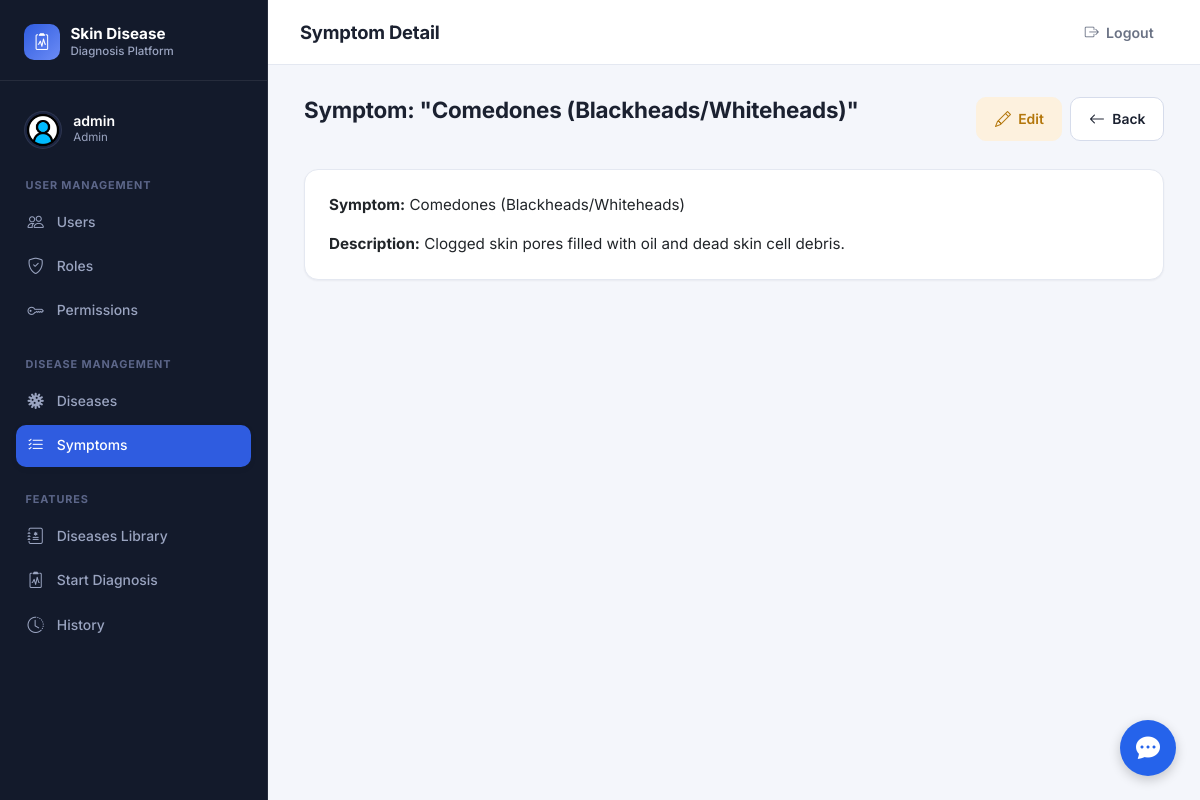
Screenshot of /facts/20 (signed in) with the database file from the repository.
### app/models/user.py (models this page shows, shortened)
class User(UserMixin, db.Model):
    __tablename__ = "users"
    id = db.Column(db.Integer, primary_key=True)
    username = db.Column(db.String(80), unique=True, nullable=False)
    email = db.Column(db.String(120), unique=True, nullable=False)
    full_name = db.Column(db.String(120), nullable=False)
    phone_number = db.Column(db.String(15), unique=True, nullable=False)
    is_active = db.Column(db.Boolean, default=True, nullable=False)
    password_hash = db.Column(db.String(255), nullable=False)
    picture = db.Column(db.String(255))
    created_at = db.Column(db.DateTime, default=datetime.utcnow, nullable=False)
    updated_at = db.Column(db.DateTime, default=datetime.utcnow, onupdate=datetime.utcnow, nullable=False)
    roles = db.relationship("Role", secondary=user_roles, back_populates="users")
    diagnoses = db.relationship("Diagnose", secondary=user_diagnoses, back_populates="users")
    def has_role(self, role_name: str) -> bool:
        return any(role.name == role_name for role in self.roles)
    @property
    def is_admin(self) -> bool:
        return self.has_role("Admin")

### app/models/role.py (models this page shows, shortened)
class Role(db.Model):
    __tablename__ = "roles"
    id = db.Column(db.Integer, primary_key=True)
    name = db.Column(db.String(80), unique=True, nullable=False)
    description = db.Column(db.String(255))
    created_at = db.Column(db.DateTime, default=datetime.utcnow, nullable=False)
    updated_at = db.Column(db.DateTime, default=datetime.utcnow, onupdate=datetime.utcnow, nullable=False)
    users = db.relationship("User", secondary=user_roles, back_populates="roles")
    permissions = db.relationship("Permission", secondary=role_permissions, back_populates="roles")

### app/models/fact.py (models this page shows, shortened)
class Fact(db.Model):
    __tablename__ = "facts"
    id = db.Column(db.Integer, primary_key=True)
    symptom = db.Column(db.String(80), unique=True, nullable=False)
    description = db.Column(db.String(255))
    created_at = db.Column(db.DateTime, default=datetime.utcnow, nullable=False)
    updated_at = db.Column(
        db.DateTime,
        default=datetime.utcnow,
        onupdate=datetime.utcnow,
        nullable=False
    )
    rule_facts = db.relationship("RuleFact", back_populates="fact", cascade="all, delete-orphan")
    diagnose_facts = db.relationship("DiagnoseFact", back_populates="fact", cascade="all, delete-orphan")

### app/routes/fact_routes.py (the view)
@fact_bp.route("/<int:fact_id>")
@login_required
def detail(fact_id: int):
    fact = FactService.get_fact_by_id(fact_id)
    if fact is None:
        abort(404)
    return render_template("facts/detail.html", fact=fact)

### app/services/fact_service.py (called while the page is built)
    @staticmethod
    def get_fact_by_id(fact_id: int) -> Optional[Fact]:
        return Fact.query.get(fact_id)

### app/templates/facts/detail.html (shortened to what this page needs)
{% extends "layouts/base.html" %}
{% block page_title %}Symptom Detail{% endblock %}
{% block content %}
<div class="page-header">
    <h1 class="mb-0">Symptom: "{{ fact.symptom }}"</h1>
    <div class="d-flex gap-2">
        <a href="{{ url_for('facts.edit', fact_id=fact.id) }}" class="btn btn-warning">
            <i class="bi bi-pencil"></i> Edit
        </a>
        <a href="{{ url_for('facts.index') }}" class="btn btn-secondary">
            <i class="bi bi-arrow-left"></i> Back
        </a>
    </div>
</div>
<div class="card">
    <div class="card-body p-4">
        <p><strong>Symptom:</strong> {{ fact.symptom }}</p>
        <p class="mb-0"><strong>Description:</strong> {{ fact.description or '-' }}</p>
    </div>
</div>
{% endblock %}

### app/templates/layouts/base.html (shortened to what this page needs)
<!DOCTYPE html>
<html lang="en">
<head>
    <link href="https://cdn.jsdelivr.net/npm/bootstrap@5.3.0/dist/css/bootstrap.min.css" rel="stylesheet" />
    <link href="https://cdn.jsdelivr.net/npm/bootstrap-icons@1.11.3/font/bootstrap-icons.min.css" rel="stylesheet" />
    <link rel="stylesheet" href="{{ url_for('static', filename='css/style.css') }}" />
</head>
<body>
    <div class="d-flex app-shell">
        <aside class="sidebar d-none d-md-flex flex-column">
            <div class="sidebar-brand">
                <div class="sidebar-brand-icon"><i class="bi bi-clipboard2-pulse"></i></div>
                <div class="sidebar-brand-text">
                    Skin Disease
                    <small>Diagnosis Platform</small>
                </div>
            </div>
            {% if current_user.is_authenticated %}
                <div class="sidebar-user">
                    <div class="sidebar-user-avatar">
                        <img src="{% if current_user.picture %}{{ url_for('static', filename='uploads/' ~ current_user.picture) }}{% else %}{{ url_for('static', filename='images/8358770.png') }}{% endif %}" alt="Profile picture">
                    </div>
                    <div>
                        <div class="sidebar-user-name">{{ current_user.username }}</div>
                        {% if current_user.roles %}
                            <div class="sidebar-user-role">{{ current_user.roles[0].name }}</div>
                        {% elif current_user.role %}
                            <div class="sidebar-user-role">{{ current_user.role.name if current_user.role.name is defined else current_user.role }}</div>
                        {% endif %}
                    </div>
                </div>
                {% if current_user.roles %}
                    {% set role_list = current_user.roles | map(attribute='name') | map('lower') | list %}
                {% elif current_user.role %}
                    {% set role_list = [current_user.role.name | lower] if current_user.role.name is defined else [current_user.role | lower] %}
                {% else %}
                    {% set role_list = [] %}
                {% endif %}
                {% set is_admin_user = (current_user.is_admin is defined and current_user.is_admin) or ('admin' in role_list) %}
                {% set is_dermatologist_user = 'dermatologist' in role_list %}
                {% if is_admin_user %}
                    <div class="sidebar-section">
                        <div class="sidebar-section-title">User Management</div>
                        <nav class="sidebar-nav">
                            <a href="{{ url_for('users.index') }}" class="sidebar-link {% if request.blueprint == 'users' %}active{% endif %}">
                                <i class="bi bi-people"></i> Users
                            </a>
                            <a href="{{ url_for('roles.index') }}" class="sidebar-link {% if request.blueprint == 'roles' %}active{% endif %}">
                                <i class="bi bi-shield-check"></i> Roles
                            </a>
                            <a href="{{ url_for('permissions.index') }}" class="sidebar-link {% if request.blueprint == 'permissions' %}active{% endif %}">
                                <i class="bi bi-key"></i> Permissions
                            </a>
                        </nav>
                    </div>
                {% endif %}
                {% if is_admin_user or is_dermatologist_user %}
                    <div class="sidebar-section">
                        <div class="sidebar-section-title">Disease Management</div>
                        <nav class="sidebar-nav">
                            <a href="{{ url_for('rules.index') }}" class="sidebar-link {% if request.blueprint == 'rules' %}active{% endif %}">
                                <i class="bi bi-virus"></i> Diseases
                            </a>
                            <a href="{{ url_for('facts.index') }}" class="sidebar-link {% if request.blueprint == 'facts' %}active{% endif %}">
                                <i class="bi bi-list-check"></i> Symptoms
                            </a>
                        </nav>
                    </div>
                {% endif %}
                <div class="sidebar-section">
                    <div class="sidebar-section-title">Features</div>
                    <nav class="sidebar-nav">
                        <a href="{{ url_for('diagnoses.dashboard') }}" class="sidebar-link {% if request.endpoint == 'diagnoses.dashboard' %}active{% endif %}">
                            <i class="bi bi-journal-medical"></i> Diseases Library
                        </a>
                        <a href="{{ url_for('diagnoses.diagnose') }}" class="sidebar-link {% if request.endpoint == 'diagnoses.diagnose' %}active{% endif %}">
                            <i class="bi bi-clipboard2-pulse"></i> Start Diagnosis
                        </a>
                        <a href="{{ url_for('diagnoses.diagnose_history') }}" class="sidebar-link {% if request.endpoint == 'diagnoses.diagnose_history' %}active{% endif %}">
                            <i class="bi bi-clock-history"></i> History
                        </a>
                    </nav>
                </div>
            {% endif %}
        </aside>
    <div class="chatbot-container">
        <button class="chatbot-toggle" onclick="toggleChat()"><i class="bi bi-chat-dots-fill"></i></button>
    </div>
        <div class="flex-grow-1 main-content">
            <nav class="topbar">
                <h1 class="topbar-title d-none d-md-block">{% block page_title %}{% endblock %}</h1>
                <div class="topbar-actions">
                    {% if current_user.is_authenticated %}
                        <a href="{{ url_for('auth.logout') }}" class="topbar-link">
                            <i class="bi bi-box-arrow-right"></i> Logout
                        </a>
                    {% else %}
                        <a href="{{ url_for('auth.login') }}" class="topbar-link">
                            <i class="bi bi-box-arrow-in-right"></i> Login
                        </a>
                    {% endif %}
                </div>
            </nav>
            <main class="page-body">
                {% block content %}{% endblock %}
            </main>
        </div>
    </div>
</body>
</html>

### rows the page displays
User: username "admin"
Role: name "Admin"
Fact: symptom "Comedones (Blackheads/Whiteheads)", description "Clogged skin pores filled with oil and dead skin cell debris."
